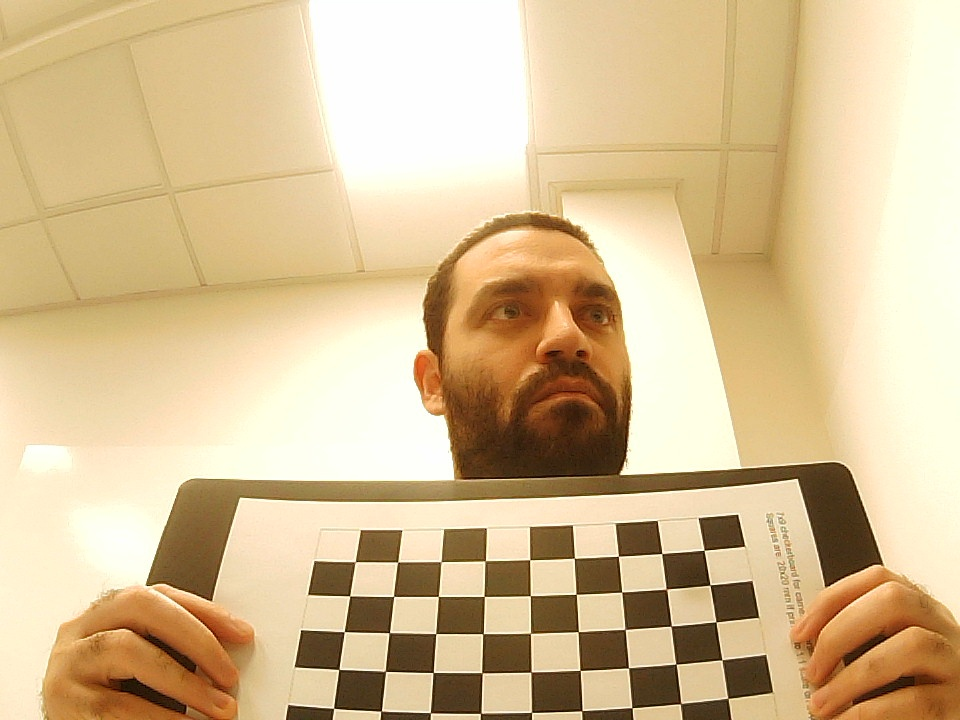
#> input picture python_codes/stereo_vision/capture/left/000000.jpg, 960 x 720 px
$ python calibration.py capture/left capture/left out.png   (older library calls are emulated)
#> lines starting #> are read from the running program, lines starting #| are printed output that depends on the picture
# run this script in command line using (example): >> python calibration.py capture/right/ capture/left/ output

import glob
import os
import random
import sys
import numpy as np
import cv2

CHESSBOARD_SIZE = (9, 7)
CHESSBOARD_OPTIONS = (cv2.CALIB_CB_ADAPTIVE_THRESH | cv2.CALIB_CB_NORMALIZE_IMAGE | cv2.CALIB_CB_FAST_CHECK)

OBJECT_POINT_ZERO = np.zeros((CHESSBOARD_SIZE[0] * CHESSBOARD_SIZE[1], 3), np.float32)
OBJECT_POINT_ZERO[:, :2] = np.mgrid[0:CHESSBOARD_SIZE[0], 0:CHESSBOARD_SIZE[1]].T.reshape(-1, 2)

OPTIMIZE_ALPHA = 0.25

TERMINATION_CRITERIA = (cv2.TERM_CRITERIA_EPS | cv2.TERM_CRITERIA_MAX_ITER, 30, 0.001)

MAX_IMAGES = 110

if len(sys.argv) != 4:
    print("Syntax: {0} LEFT_IMAGE_DIR RIGHT_IMAGE_DIR OUTPUT_FILENAME" .format(sys.argv[0]))
    sys.exit(1)

rightImageDir = sys.argv[1]
leftImageDir = sys.argv[2]
outputFile = sys.argv[3]

def readImagesAndFindChessboards(imageDirectory):
#> called with imageDirectory = 'capture/left'
    cacheFile = "{0}/chessboards.npz".format(imageDirectory)
    try:
        cache = np.load(cacheFile)
        print("Loading image data from cache file at {0}".format(cacheFile))
        return (list(cache["filenames"]), list(cache["objectPoints"]),
                list(cache["imagePoints"]), tuple(cache["imageSize"]))
    except IOError:
        print("Cache file at {0} not found".format(cacheFile))

    print("Reading images at {0}".format(imageDirectory))
    imagePaths = glob.glob("{0}/*.jpg".format(imageDirectory))

    filenames = []
    objectPoints = []
    imagePoints = []
    imageSize = None

    for imagePath in sorted(imagePaths):
        image = cv2.imread(imagePath)
#> image is the input picture: shape (720, 960, 3); mean B, G, R 147.9, 189.2, 213.8
        grayImage = cv2.cvtColor(image, cv2.COLOR_BGR2GRAY)
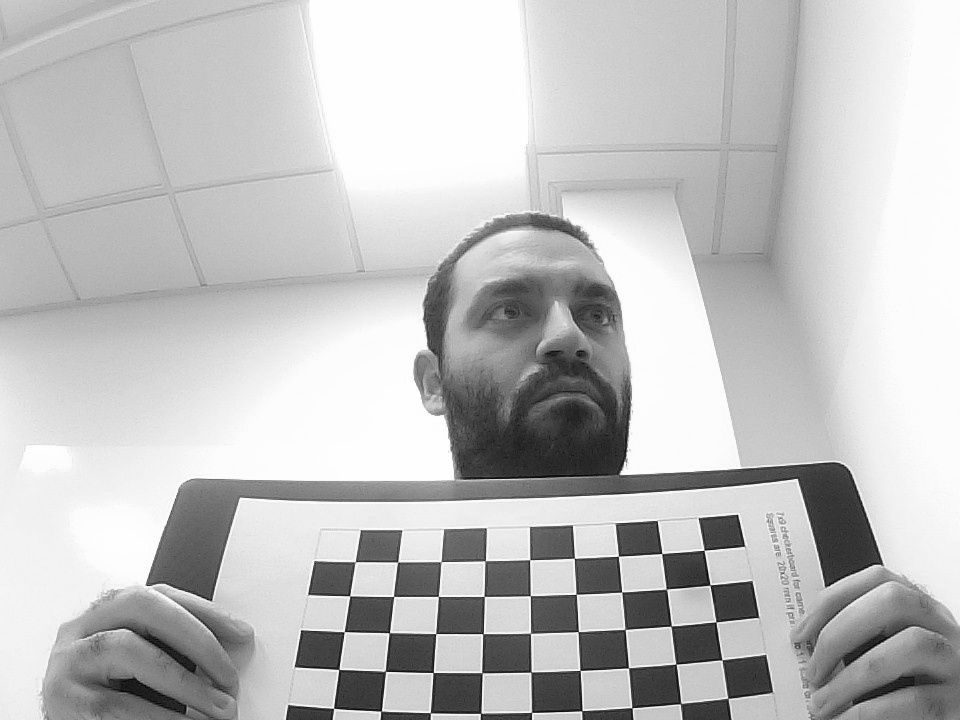
#> grayImage: shape (720, 960); min 4, max 255, mean 191.9

        newSize = grayImage.shape[::-1]
#> newSize = (960, 720)
        if imageSize != None and newSize != imageSize:
            raise ValueError("Calibration image at {0} is not the same size as the others" .format(imagePath))
        imageSize = newSize
#> imageSize = (960, 720)

        hasCorners, corners = cv2.findChessboardCorners(grayImage, CHESSBOARD_SIZE, cv2.CALIB_CB_FAST_CHECK)
#> hasCorners = False; corners = None

        if hasCorners:
            filenames.append(os.path.basename(imagePath))
            objectPoints.append(OBJECT_POINT_ZERO)
            cv2.cornerSubPix(grayImage, corners, (11, 11), (-1, -1), TERMINATION_CRITERIA)
            imagePoints.append(corners)

        cv2.drawChessboardCorners(image, CHESSBOARD_SIZE, corners, hasCorners)
        cv2.imshow(imageDirectory, image)

        # Needed to draw the window
        cv2.waitKey(1)

    cv2.destroyWindow(imageDirectory)

    print("Found corners in {0} out of {1} images" .format(len(imagePoints), len(imagePaths)))

    np.savez_compressed(cacheFile, filenames=filenames, objectPoints=objectPoints, imagePoints=imagePoints, imageSize=imageSize)
    return filenames, objectPoints, imagePoints, imageSize

(leftFilenames, leftObjectPoints, leftImagePoints, leftSize) = readImagesAndFindChessboards(leftImageDir)
#> leftFilenames = []; leftObjectPoints = []; leftImagePoints = []; leftSize = (960, 720)
(rightFilenames, rightObjectPoints, rightImagePoints, rightSize) = readImagesAndFindChessboards(rightImageDir)

if leftSize != rightSize:
    print("Camera resolutions do not match")
    sys.exit(1)
imageSize = leftSize
#> imageSize = (960, 720)

filenames = list(set(leftFilenames) & set(rightFilenames))
#> filenames = []
if (len(filenames) > MAX_IMAGES):
    print("Too many images to calibrate, using {0} randomly selected images" .format(MAX_IMAGES))
    filenames = random.sample(filenames, MAX_IMAGES)
filenames = sorted(filenames)
print("Using these images:")
print(filenames)

def getMatchingObjectAndImagePoints(requestedFilenames, allFilenames, objectPoints, imagePoints):
    requestedFilenameSet = set(requestedFilenames)
    requestedObjectPoints = []
    requestedImagePoints = []

    for index, filename in enumerate(allFilenames):
        if filename in requestedFilenameSet:
            requestedObjectPoints.append(objectPoints[index])
            requestedImagePoints.append(imagePoints[index])
#> after the loop, requestedImagePoints = []; requestedObjectPoints = []

    return requestedObjectPoints, requestedImagePoints

leftObjectPoints, leftImagePoints = getMatchingObjectAndImagePoints(filenames, leftFilenames, leftObjectPoints, leftImagePoints)
rightObjectPoints, rightImagePoints = getMatchingObjectAndImagePoints(filenames, rightFilenames, rightObjectPoints, rightImagePoints)
#> rightObjectPoints = []

# TODO: Fix this validation
# Keep getting "Use a.any() or a.all()" even though it's already used?!
# if (leftObjectPoints != rightObjectPoints).all():
#     print("Object points do not match")
#     sys.exit(1)
objectPoints = leftObjectPoints

print("Calibrating left camera...")
#> (the run stopped early here; a loop or call above may not have finished)
